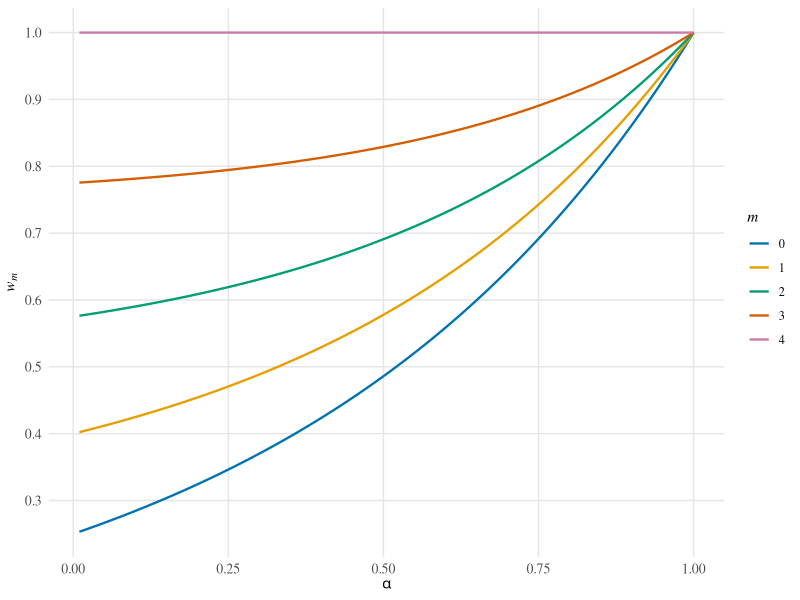

Here is the R script that generated this plot:
# Purpose: Plot theoretical welfare lines by risk-aversion parameter alpha
# Author: Claude
# Date: 2026-04-04

library(data.table)
library(ggplot2)

# FILE PATHS
OUTPUT_PATH <- "analysis/output/plots/welfare_theory.pdf"

# PARAMETERS
N_SELLERS <- 4
PRICES <- c(8, 6, 4, 2)
LIQUIDATION_VALUE <- 20
ALPHA_SEQ <- seq(0.01, 1, by = 0.01)
M_VALUES <- 0:4

# Colorblind-friendly palette (one per m value)
WELFARE_PALETTE <- c(
  "0" = "#0072B2",
  "1" = "#E69F00",
  "2" = "#009E73",
  "3" = "#D55E00",
  "4" = "#CC79A7"
)

# =====
# Theme for economics papers
# =====
theme_econ <- function() {
  theme_minimal() +
    theme(
      panel.grid.minor = element_blank(),
      panel.grid.major = element_line(color = "gray90"),
      text = element_text(family = "serif"),
      axis.text = element_text(size = 10),
      axis.title = element_text(size = 11)
    )
}

# =====
# Main function
# =====
main <- function() {
  dt <- build_welfare_data()
  p <- create_welfare_plot(dt)
  save_plot(p, OUTPUT_PATH)
  cat("Saved welfare plot to:", OUTPUT_PATH, "\n")
}

# =====
# Compute welfare for a single (alpha, m) pair
# =====
compute_welfare <- function(alpha, m) {
  exponent <- 1 - alpha
  # Sum of p_n^{1-alpha} for remaining sellers (n = m+1 to N)
  if (m < N_SELLERS) {
    price_sum <- sum(PRICES[(m + 1):N_SELLERS]^exponent)
  } else {
    price_sum <- 0
  }
  numerator <- price_sum + m * LIQUIDATION_VALUE^exponent
  denominator <- N_SELLERS * LIQUIDATION_VALUE^exponent
  return(numerator / denominator)
}

# =====
# Build data.table of welfare values across alpha and m
# =====
build_welfare_data <- function() {
  dt <- CJ(alpha = ALPHA_SEQ, m = M_VALUES)
  dt[, welfare := mapply(compute_welfare, alpha, m)]
  dt[, m := factor(m)]
  return(dt)
}

# =====
# Create welfare plot
# =====
create_welfare_plot <- function(dt) {
  p <- ggplot(dt, aes(x = alpha, y = welfare, color = m)) +
    geom_line(linewidth = 0.8) +
    scale_color_manual(values = WELFARE_PALETTE, name = expression(italic(m))) +
    scale_y_continuous(breaks = seq(0, 1, by = 0.1)) +
    labs(
      x = expression(alpha),
      y = expression(italic(w)[italic(m)])
    ) +
    theme_econ()
  return(p)
}

# =====
# Save as PDF
# =====
save_plot <- function(p, output_path) {
  output_dir <- dirname(output_path)
  if (!dir.exists(output_dir)) {
    dir.create(output_dir, recursive = TRUE)
  }
  ggsave(output_path, p, width = 7, height = 5)
}

# %%
if (!interactive()) main()
